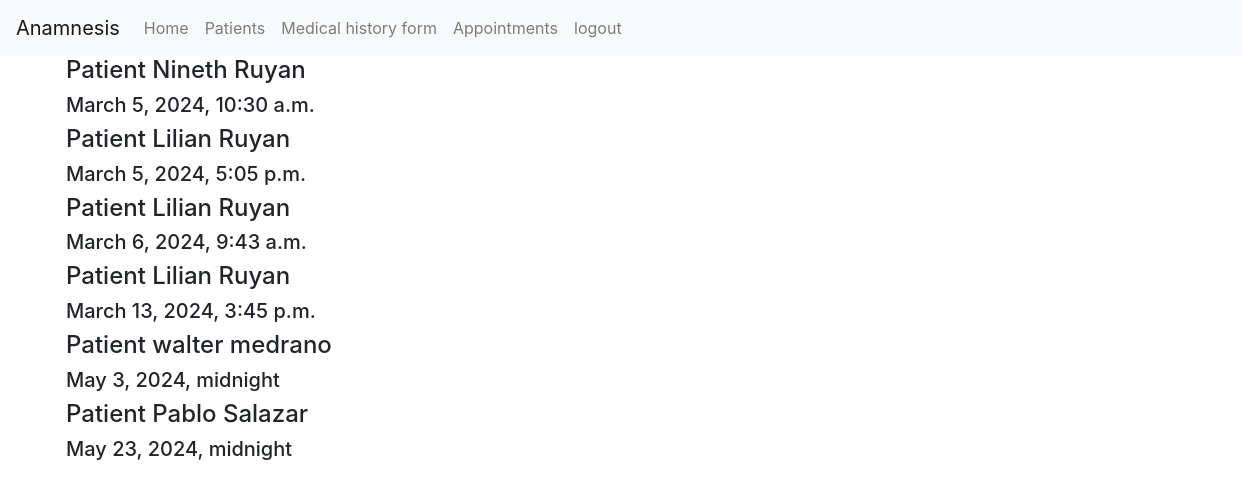
The page /appointments (signed in) on the database as committed earlier.
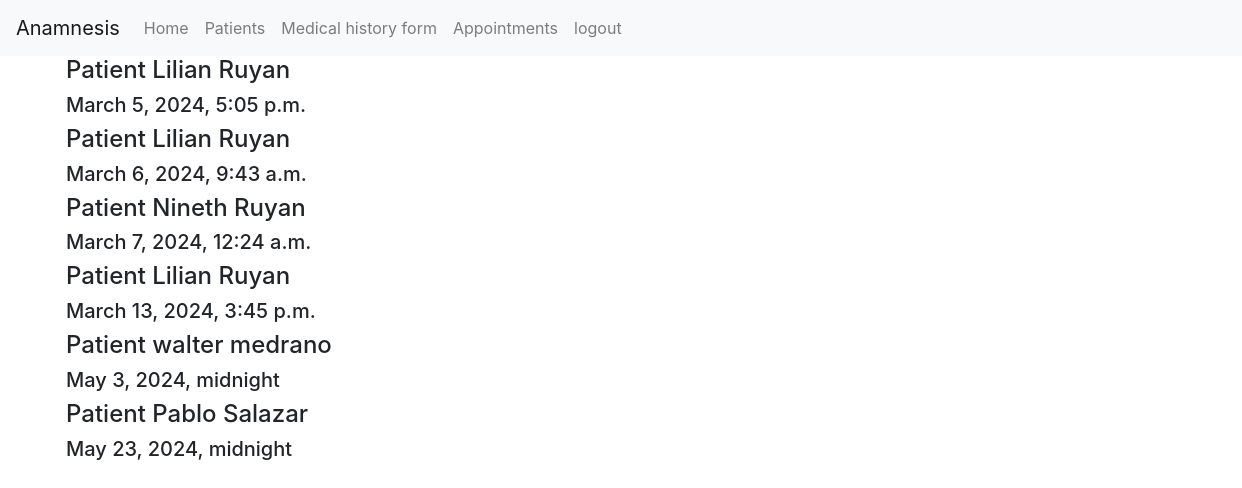
The same page on the database as committed later.
### anamnesis/models.py (models this page shows)
class Patienthistory(models.Model):
    patient = models.ForeignKey(Patient, on_delete=models.CASCADE, blank=True, null=True, related_name="patient_history")
    date = models.DateTimeField() #date the file was created
    diagnostic =models.CharField(max_length=500, blank=True, null=True)
    history =models.CharField(max_length=500, blank=True, null=True) # Explanation of the symptoms
    prescription = models.CharField(max_length=500, blank=True, null=True)
    visit = models.CharField(max_length=30, blank=True, null=True) # Reason the patient is visiting
    nextappointment = models.DateTimeField(null=True, blank=True)

class Patient(models.Model):
    doctor = models.ForeignKey(User, on_delete=models.CASCADE, blank=True, null=True, related_name="patients")
    name = models.CharField(max_length=25, blank=True)
    lastname = models.CharField(max_length=25, blank=True)
    address = models.CharField(max_length=50, blank=True, null=True)
    city = models.CharField(max_length=30, blank=True, null=True)
    state = models.CharField(max_length=20, blank=True, null=True)
    phonenumber = models.CharField(max_length=15, blank=True, null=True)
    date = models.DateTimeField(null=True)
    def __str__(self):
        return f"Patient {self.name} {self.lastname}"

### anamnesis/views.py (the view)
# urls.py: path("appointments", views.appointments, name="appointments"),
def appointments(request):
    if request.method == "GET":
        appointments = Patienthistory.objects.all().order_by('nextappointment')
        aware_datetime = datetime.now(pytz.utc)  # Create an aware datetime object with timezone information
        listappointments = []
        for appointment in appointments:
            if appointment.nextappointment is not None and appointment.nextappointment >= aware_datetime:
                listappointments.append(appointment)
        return render(request, "anamnesis/appointments.html", {
            'appointments': listappointments,
        })

### anamnesis/templates/anamnesis/appointments.html
{% extends "anamnesis/layout.html" %}
{% load static %}
{% block body %}
    {% if user.is_authenticated %}
        {% for appointment in appointments %}
            <div class="container">
                <h4>{{appointment.patient}}</h4>
                <h5>{{appointment.nextappointment}}</h5>
            </div>
        {% endfor %}
    {% else %}
        <h1> 403. You do not have access</h1>
    {% endif %}
{% endblock %}

Rows that differ between the two databases and show on the page:
changed Patienthistory "Patient Nineth Ruyan": nextappointment "March 5, 2024, 10:30 a.m." → "March 7, 2024, 12:24 a.m."; moves down the list
